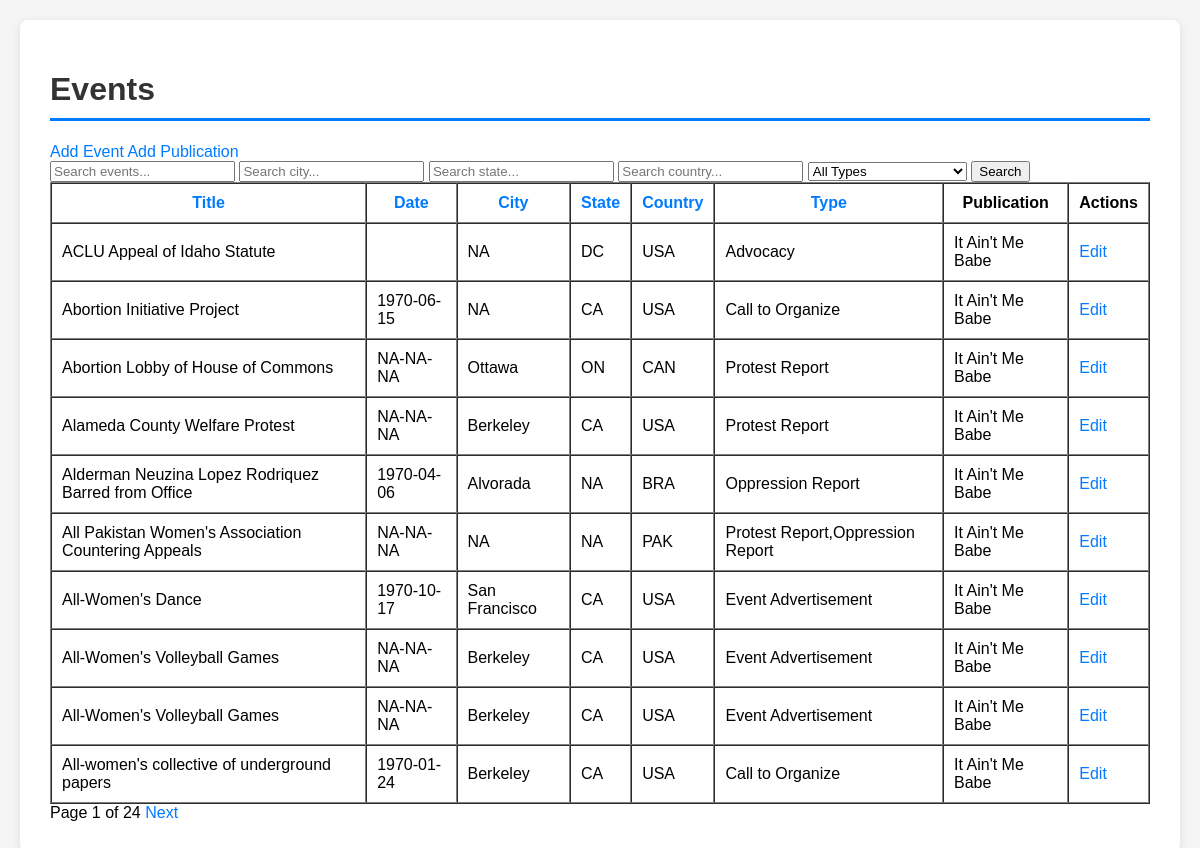
The page / on the database its author committed.
### tables this page shows
CREATE TABLE events (
    event_id INTEGER PRIMARY KEY AUTOINCREMENT, -- Unique ID for each event
    event_title TEXT NOT NULL,                  -- Title of the event
    event_date DATE,                            -- Date of the event
    description TEXT,                           -- Description of the event
    city TEXT,                                  -- City where the event occurred
    state TEXT,                                 -- State where the event occurred
    country TEXT,                               -- Country where the event occurred
    location TEXT,                              -- Specific location of the event (e.g., venue name)
    address TEXT,                               -- Street address of the event
    event_type TEXT,                            -- Type of event (e.g., conference, workshop)
    publication_id INTEGER,                     -- Foreign key to publications table
    source_publication TEXT,                    -- Source publication for the event if reprinted
    FOREIGN KEY (publication_id) REFERENCES publications (pub_id)
);

CREATE TABLE publications (
    pub_id INTEGER PRIMARY KEY AUTOINCREMENT, -- Unique ID for each publication
    pub_title TEXT NOT NULL,                 -- Title of the publication
    volume INTEGER NOT NULL,                 -- Volume number
    issue_number INTEGER NOT NULL,           -- Issue number within the volume
    issue_date DATE,                         -- Full issue date (year, month, day)
    volume_title TEXT,                       -- Title of the volume (if applicable)
    author_org TEXT,                         -- Author or organization responsible for the publication
    location TEXT                            -- Location associated with the publication
);

### DatabaseFlask/app.py (the view)
@app.route('/')
def index():
    search = request.args.get('search', '').strip()
    sort = request.args.get('sort', 'event_title')  # Default sort by event_title
    order = request.args.get('order', 'asc')  # Default order is ascending
    city_filter = request.args.get('city', '').strip()
    state_filter = request.args.get('state', '').strip()
    event_type_filter = request.args.get('event_type', '').strip()
    page = int(request.args.get('page', 1))
    per_page = 10  # Number of events per page
    offset = (page - 1) * per_page  # Calculate the offset for the SQL query
    query = '''
        SELECT e.event_id, e.event_title, e.event_date, e.city, e.state, e.country, e.event_type,
               e.description, e.location, e.address, e.source_publication,
               p.pub_title AS publication_title, p.volume AS volume_number,
               p.issue_number AS issue_number
        FROM events e
        LEFT JOIN publications p ON e.publication_id = p.pub_id
        WHERE 1=1
    '''
    params = []
    if search:
        query += " AND (e.event_title LIKE ? OR e.description LIKE ?)"
        params.extend([f"%{search}%", f"%{search}%"])
    if city_filter:
        query += " AND e.city LIKE ?"
        params.append(f"%{city_filter}%")
    if state_filter:
        query += " AND e.state LIKE ?"
        params.append(f"%{state_filter}%")
    if event_type_filter:
        query += " AND e.event_type = ?"
        params.append(event_type_filter)
    if request.args.get('country', '').strip():
        country_filter = request.args.get('country', '').strip()
        query += " AND e.country LIKE ?"
        params.append(f"%{country_filter}%")
    if sort in ['event_title', 'event_date', 'city', 'state', 'event_type']:
        query += f" ORDER BY {sort} {order.upper()}"
    query += " LIMIT ? OFFSET ?"
    params.extend([per_page, offset])
    conn = get_db_connection()
    events = conn.execute(query, params).fetchall()
    total_query = "SELECT COUNT(*) FROM events e WHERE 1=1"
    if search:
        total_query += " AND (e.event_title LIKE ? OR e.description LIKE ?)"
    if city_filter:
        total_query += " AND e.city LIKE ?"
    if state_filter:
        total_query += " AND e.state LIKE ?"
    if event_type_filter:
        total_query += " AND e.event_type = ?"
    total_events = conn.execute(total_query, params[:-2]).fetchone()[0]  # Exclude LIMIT and OFFSET params
    conn.close()
    total_pages = (total_events + per_page - 1) // per_page  # Round up division
    return render_template(
        'index.html',
        events=events,
        page=page,
        total_pages=total_pages,
        search=search,
        sort=sort,
        order=order,
        city_filter=city_filter,
        state_filter=state_filter,
        event_type_filter=event_type_filter
    )

### DatabaseFlask/app.py (called while the page is built)
def get_db_connection():
    conn = sqlite3.connect(DB_PATH)
    conn.row_factory = sqlite3.Row  # This allows us to access columns by name like row['title']
    return conn

### DatabaseFlask/templates/index.html (shortened to what this page needs)
{% extends "base.html" %}
{% block content %}
<h1>Events</h1>
<div class="navigation">
    <a href="{{ url_for('add_event') }}" class="btn">Add Event</a>
    <a href="{{ url_for('add_publication') }}" class="btn">Add Publication</a>
</div>
<form method="GET" action="{{ url_for('index') }}">
    <input type="text" name="search" placeholder="Search events..." value="{{ search }}">
    <input type="text" name="city" placeholder="Search city..." value="{{ city_filter }}">
    <input type="text" name="state" placeholder="Search state..." value="{{ state_filter }}">
    <input type="text" name="country" placeholder="Search country..." value="{{ request.args.get('country', '') }}">
    <select name="event_type">
        <option value="">All Types</option>
    </select>
    <button type="submit">Search</button>
</form>
<table border="1" cellpadding="10" cellspacing="0">
    <thead>
        <tr>
            <th><a href="{{ url_for('index', sort='event_title', order='asc' if order == 'desc' else 'desc') }}">Title</a></th>
            <th><a href="{{ url_for('index', sort='event_date', order='asc' if order == 'desc' else 'desc') }}">Date</a></th>
            <th><a href="{{ url_for('index', sort='city', order='asc' if order == 'desc' else 'desc') }}">City</a></th>
            <th><a href="{{ url_for('index', sort='state', order='asc' if order == 'desc' else 'desc') }}">State</a></th>
            <th><a href="{{ url_for('index', sort='country', order='asc' if order == 'desc' else 'desc') }}">Country</a></th>
            <th><a href="{{ url_for('index', sort='event_type', order='asc' if order == 'desc' else 'desc') }}">Type</a></th>
            <th>Publication</th>
            <th>Actions</th>
        </tr>
    </thead>
    <tbody>
        {% for event in events %}
        <tr>
            <td>{{ event.event_title }}</td>
            <td>{{ event.event_date }}</td>
            <td>{{ event.city }}</td>
            <td>{{ event.state }}</td>
            <td>{{ event.country }}</td>
            <td>{{ event.event_type }}</td>
            <td>{{ event.publication_title }}</td>
            <td>
                <a href="{{ url_for('edit_record', record_type='event', record_id=event.event_id) }}" class="btn">Edit</a>
            </td>
        </tr>
        {% endfor %}
    </tbody>
</table>
<div class="pagination">
    <span>Page {{ page }} of {{ total_pages }}</span>
    {% if page < total_pages %}
    <a href="{{ url_for('index', page=page+1, search=search, sort=sort, order=order, city=city_filter, state=state_filter, event_type=event_type_filter) }}">Next</a>
    {% endif %}
</div>
{% endblock %}

### DatabaseFlask/templates/base.html (shortened to what this page needs)
<!DOCTYPE html>
<html lang="en">
<head>
</head>
<body>
    <div class="container">
        {% block content %}{% endblock %}
    </div>
</body>
</html>

### DatabaseFlask/templates/base.html (style rules this page uses)
body { font-family: Arial, sans-serif; max-width: 1200px; margin: 0 auto; padding: 20px; background-color: #f5f5f5; }
.container { background-color: white; padding: 30px; border-radius: 8px; box-shadow: 0 2px 10px rgba(0,0,0,0.1); }
h1 { color: #333; border-bottom: 3px solid #007bff; padding-bottom: 10px; }
a { color: #007bff; text-decoration: none; }

### rows shown on the page
events: event_title "ACLU Appeal of Idaho Statute", city "NA", state "DC", country "USA", event_type "Advocacy", publication_title "It Ain't Me Babe"
events: event_title "Abortion Initiative Project", event_date "1970-06-15", city "NA", state "CA", country "USA", event_type "Call to Organize", publication_title "It Ain't Me Babe"
events: event_title "Abortion Lobby of House of Commons", event_date "NA-NA-NA", city "Ottawa", state "ON", country "CAN", event_type "Protest Report", publication_title "It Ain't Me Babe"
events: event_title "Alameda County Welfare Protest", event_date "NA-NA-NA", city "Berkeley", state "CA", country "USA", event_type "Protest Report", publication_title "It Ain't Me Babe"
events: event_title "Alderman Neuzina Lopez Rodriquez Barred from Office", event_date "1970-04-06", city "Alvorada", state "NA", country "BRA", event_type "Oppression Report", publication_title "It Ain't Me Babe"
events: event_title "All Pakistan Women's Association Countering Appeals", event_date "NA-NA-NA", city "NA", state "NA", country "PAK", event_type "Protest Report,Oppression Report", publication_title "It Ain't Me Babe"
events: event_title "All-Women's Dance", event_date "1970-10-17", city "San Francisco", state "CA", country "USA", event_type "Event Advertisement", publication_title "It Ain't Me Babe"
events: event_title "All-Women's Volleyball Games", event_date "NA-NA-NA", city "Berkeley", state "CA", country "USA", event_type "Event Advertisement", publication_title "It Ain't Me Babe"
events: event_title "All-Women's Volleyball Games", event_date "NA-NA-NA", city "Berkeley", state "CA", country "USA", event_type "Event Advertisement", publication_title "It Ain't Me Babe"
events: event_title "All-women's collective of underground papers", event_date "1970-01-24", city "Berkeley", state "CA", country "USA", event_type "Call to Organize", publication_title "It Ain't Me Babe"

### other values the page prints
{{ page }} "1"
{{ total_pages }} "24"
